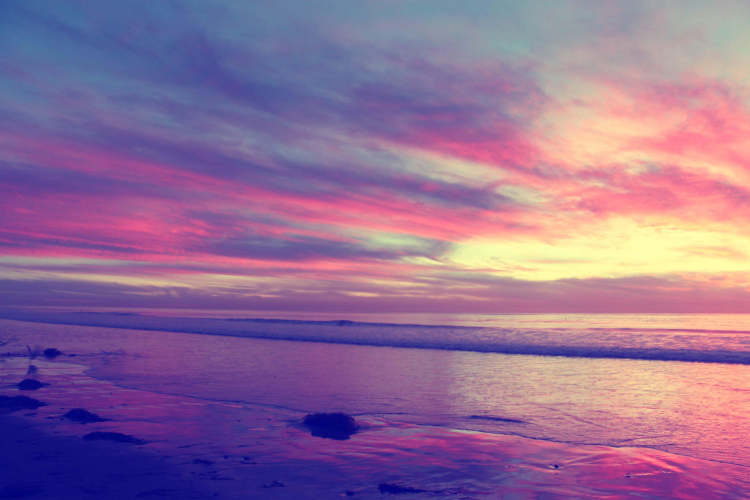
#> input picture colorpalette/test13.jpg, 1500 x 1000 px, found by its file name (shown at 1/2 size)
$ python main.py
#> lines starting #> are read from the running program, lines starting #| are printed output that depends on the picture
### colorpalette/generate_palette.py
"""Uses k means to determine the dominate colors in an image. Displays the results in a color histogram and saves the
RGB values in a csv file. """
from sklearn.cluster import KMeans
# import matplotlib.pyplot as plt
import utils
import csv
# import itertools
from colorsys import rgb_to_hsv, hsv_to_rgb
# from operator import itemgetter
from PIL import Image
import PIL
import math
import numpy as np
import random


DEFAULT_NUM_COLORS = 5
DEFAULT_MINV = 150
DEFAULT_MAXV = 255
SCALE = 255.0
COLORWHEEL = {"red": (255, 0, 0), "rose": (255, 0, 128), "magenta": (255, 0, 255), "violet": (128, 0, 255),
              "blue": (0, 0, 255), "azure": (0, 128, 255), "cyan": (0, 255, 255),
              "spring green": (0, 255, 128), "green": (0, 255, 0), "chartreuse": (128, 255, 0), "yellow": (225, 255, 0),
              "orange": (255, 128, 0)}


# [4 lines left out: function user_input, not called in this run]


def down_scale(x):
    """Scales the RGB by 255 down to get to the 0-1 percentage used in colorsys from
    the normal 8 bit RGB color values"""
    return x / SCALE


def up_scale(x):
    """Scales the RGB by 255 to get to the normal 8 bit RGB color values from
    the 0-1 percentage used in colorsys"""
    return int(x * SCALE)


def clamp(color, min_v, max_v):
    """clamps a color such that its value is between min_v and max_v"""
    h, s, v = rgb_to_hsv(*map(down_scale, color))
    min_v, max_v = map(down_scale, (min_v, max_v))
    v = min(max(min_v, v), max_v)
    return tuple(map(up_scale, hsv_to_rgb(h, s, v)))


def dominant_colors(image, orig_image, n=DEFAULT_NUM_COLORS):
    """Calculates the dominant colors in an image through K-means clustering
    and returns a plottable bar graph representation of the colors and a color palette
    """
    # cluster the pixel intensities
    clt = KMeans(n_clusters=n)
    clt.fit(image)

    # build histogram of clusters and create a figure
    # representing the number of pixels labeled to each color
    hist = utils.centroid_histogram(clt)
    bar = utils.plot_colors(hist, clt.cluster_centers_)

    # make a list of lists containing the centroids RGB values
    palette = clt.cluster_centers_.astype('int').tolist()

    # make a dictionary with keys being the percentages and values being the rgbs
    output_palette = {}
    for index, color in enumerate(palette):
        output_palette[hist[index]] = color

    # Output palette is in RGB
    return bar, output_palette


def get_hsvs(clrs):
    # iterate through a list of rgb values, convert into hsv, and append to another list
    return [get_hsv(clr) for clr in clrs]


def get_hsv(clr):
    # convert a single rgb value into hsv
    h, s, v = rgb_to_hsv(*map(down_scale, clr))
    h, s, v = 360 * h, 100 * s, 100 * v
    return h, s, v


def get_rgbs(clrs):
    # iterate through a list of hsv values, convert into rgb, and append to another list
    new_clrs = []
    for clr in clrs:
        new_clrs.append(get_rgb(clr))
    return new_clrs


def get_rgb(clr):
    # convert a single hsv value into rgb
    h, s, v = clr
    h, s, v = h / 360, s / 100, v / 100
    return tuple(map(up_scale, hsv_to_rgb(h, s, v)))


def get_mag(rgb):
    # return the magnitude of a rgb pixel/vector
    r, g, b = rgb
    return math.sqrt(r ** 2 + g ** 2 + b ** 2)


# [4 lines left out: function get_brightness, not called in this run]


def get_hexs(clrs):
    # convert RGB to hex and change array of RGB values to tuple
    hexs = []
    for clr in clrs:
        hexs.append("#{0:02x}{1:02x}{2:02x}".format(clr[0], clr[1], clr[2]))
    return hexs


# [9 lines of commented-out code are left out]


# [34 lines left out: function cropped, not called in this run]


def edit_image(image):
    r = 100.0 / image.shape[1]
    dim = (100, int(image.shape[0] * r))

    # perform the actual resizing of the image and show it
    image = Image.fromarray(image)
    resized = image.resize(dim, resample=PIL.Image.BILINEAR)

    # reshape image to list of pixels and clamp values
    resized = np.array(resized)
    image = resized.reshape((resized.shape[0] * resized.shape[1], 3))
    image2 = []
    for pix in image:
        pix = clamp(pix, DEFAULT_MINV, DEFAULT_MAXV)
        image2.append(pix)
    return image2


# [199 lines left out: functions default_palette, get_difference, dot_product, not called in this run]

def analogous_palette(image, orig_image):
    results_rgb = []
    results_hsv = []
    # find top 5 dominant colors of entire image
    bar1, palette1 = dominant_colors(image, orig_image, 5)
    # get the most dominant color and remove from palette1
    dom_rgb = palette1.pop(max(palette1))
    dom_hsv = get_hsv(dom_rgb)
    results_hsv.append(dom_hsv)
    dom_h = results_hsv[0][0]
    # print(results_hsv)

    # get the hsv values for the rest of the dominant colors
    hsvs = get_hsvs(palette1.values())

    # calculate absolute value of different between hue values and store in array
    sub_hsvs = []
    for hsv in hsvs:
        sub_hsvs.append(abs(hsv[0] - dom_h))

    # print(hsvs)
    # print(sub_hsvs)

    # sort the hue differences from least difference to most difference
    hsvs.sort(key=dict(zip(hsvs, sub_hsvs)).get)

    # get next dominant color that is most similar to dom color in hue
    dom2_rgb = get_rgb(hsvs[0])
    dom2_hsv = hsvs[0]

    if get_mag(dom_rgb) > get_mag(dom2_rgb):
        # first color is brighter so want the second dom to be on the left
        results_hsv.insert(0, dom2_hsv)
    else:
        # just add the second dom to the result array
        results_hsv.append(dom2_hsv)

    # update rgb array of results
    results_rgb.extend(get_rgbs(results_hsv))

    # generate a random float between 1.5 and 2.5
    factor = random.uniform(1.5, 2.5)
    # print("FACTOR", factor)

    # find mid color between dom and dom2 by finding difference in H,S,V
    # channels, averaging them, and then adding them to the min H,S,V values
    diffH = abs(dom_hsv[0] - dom2_hsv[0])
    diffS = abs(dom_hsv[1] - dom2_hsv[1])
    diffV = abs(dom_hsv[2] - dom2_hsv[2])
    # print(diffH, diffS, diffV)
    mid_domH = diffH / factor + min(dom_hsv[0], dom2_hsv[0])
    mid_domS = diffS / factor + min(dom_hsv[1], dom2_hsv[1])
    mid_domV = diffV / factor + min(dom_hsv[2], dom2_hsv[2])

    # calculate HSV values for the two border colors while maintaining the gradient
    max_S = False #state variable that turns true when a color is at max saturation
    upperH = results_hsv[0][0]

    # make sure the saturation does not go over 100%
    if results_hsv[0][1] + diffS / factor <= 100:
        upperS = results_hsv[0][1] + diffS / factor
    else:
        upperS = 100
        max_S = True

    # make sure the brightness does not go udner 0%
    if results_hsv[0][2] - diffV / factor >= 0:
        upperV = results_hsv[0][2] - diffV / factor
    else:
        upperV = 0

    # if max sat was reached, make the color a little darker
    if max_S and upperV >= 3:
        upperV -= 3

    # print(upperH, upperS, upperV)
    # print(results_hsv[0][0], results_hsv[0][1], results_hsv[0][2])

    lowerH = results_hsv[-1][0]

    # make sure saturation does not go under 0%
    if results_hsv[-1][1] - diffS / factor >= 0:
        lowerS = results_hsv[-1][1] - diffS / factor
    else:
        lowerS = 0

    # make sure brightness does not go above 100%
    if results_hsv[-1][2] + diffV / factor <= 100:
        lowerV = results_hsv[-1][2] + diffV / factor
    else:
        lowerV= 100

    # insert the generated colors in the correct positions
    results_rgb.insert(1, get_rgb((mid_domH, mid_domS, mid_domV)))
    results_rgb.insert(0, get_rgb((upperH, upperS, upperV)))
    results_rgb.append(get_rgb((lowerH, lowerS, lowerV)))

    return results_rgb

### colorpalette/utils.py
# import the necessary packages
import numpy as np
# import cv2
from PIL import ImageDraw, Image


def centroid_histogram(clt):
    """Grab the number of different clusters and create a histogram based
    on the number of pixels assigned to each cluster

    Args:
        clt (sklearn.cluster.Kmeans): a sklearn.cluster.Kmeans object that contains centroid
                                      locations and labels for each point
    Returns:
        hist (np.histogram): TODO
    """
    # create a histogram for clt.labels_ with the numbers of centroids as bin numbers
    (hist, _) = np.histogram(clt.labels_, bins=len(clt.cluster_centers_))

    # normalize the histogram, such that it sums to one
    hist = hist.astype("float")
    hist /= hist.sum()

    # return the histogram
    return hist


def plot_colors(hist, centroids):
    """Initialize the bar chart representing the relative frequency of each of the colors.

    Args:
        hist (np.histogram): a histogram showing how many points are associated with
                             each centroid
    Returns:
        bar (np.arrary/image): a bar graph that display the centroid colors based on
                               the distribution in histogram
    """
    bar = np.zeros((100, 600, 3), dtype="uint8")
    startX = 0

    # loop over the percentage of each cluster and the color of
    # each cluster
    bar = Image.fromarray(bar)
    bar2 = ImageDraw.Draw(bar)
    for (percent, color) in zip(hist, centroids):
        # plot the relative percentage of each cluster
        endX = startX + (percent * 600)
        bar2.rectangle([int(startX), 0, int(endX), 100], fill=tuple(color.astype("uint8")), outline=tuple(color.astype("uint8")))
        # cv2.rectangle(bar, (int(startX), 0), (int(endX), 50),
        #               color.astype("uint8").tolist(), -1)
        startX = endX
    return bar

### colorpalette/main.py
from generate_palette import *
import colorwheel
import utils
import webcolors
from PIL import Image

def generate(img_path, type):
#> called with img_path = 'src_imgs/test13.jpg', type = 2
    palette = []
    # websafe = []
    final_palette = []
    # user_input = input("Select your palette type (1 = Default, 2 = Complementary, 3 = Analogous):")
    # safe = input("Make palette web safe? [y/n]:")
    # safe = 'n'
    orig_image = np.array(Image.open(img_path))
#> orig_image is the input picture: shape (1000, 1500, 3); mean R, G, B 145.8, 110.1, 149.7
    image = edit_image(orig_image)
#> in edit_image, `resized = image.resize(dim, resample=PIL.Image.BILINEAR)`:
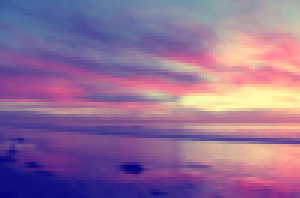
#> resized: PIL image 100x66 RGB (shown 3 times larger); mean R, G, B 145.8, 110.1, 149.7
#> the loop in edit_image, `for pix in image:` made 6600 passes
#> (pix, h in clamp, s in clamp, v in clamp) on passes 1 to 3: ((54, 88, 155), 0.61, 0.645, 0.608), ((56, 91, 155), 0.606, 0.639, 0.608), ((59, 93, 155), 0.606, 0.619, 0.608)
#> after the loop in edit_image, `for pix in image:`: image2 = 6600 items, first 6: (54, 88, 155), (56, 91, 155), (59, 93, 155), (63, 98, 156), (65, 100, 157), (67, 102, 158)
#> image has the same summary as image2 in edit_image

    if type == 1:
        # generate default palette
        palette = default_palette(image, orig_image)

    elif type == 2:
        # generate analogous palette
        palette = analogous_palette(image, orig_image)
#> in dominant_colors, `bar = utils.plot_colors(hist, clt.cluster_centers_)`:
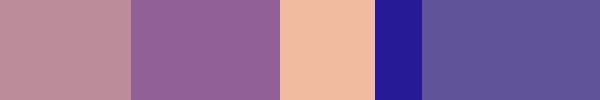
#> bar: PIL image 600x100 RGB; mean R, G, B 147.2, 110.7, 153.2
#> in analogous_palette, `bar1, palette1 = dominant_colors(image, orig_image, 5)`: palette1 = {0.22: [189, 140, 154], 0.248: [145, 96, 150], 0.158: [241, 187, 159], 0.0791: [38, 26, 150], 0.296: [97, 83, 153]}
#> in analogous_palette, `dom_rgb = palette1.pop(max(palette1))`: dom_rgb = [97, 83, 153]
#> in get_hsv, `h, s, v = rgb_to_hsv(*map(down_scale, clr))`: h = 0.7; s = 0.458; v = 0.6
#> in get_hsv, `h, s, v = 360 * h, 100 * s, 100 * v`: h = 252; s = 45.75; v = 60
#> in analogous_palette, `dom_hsv = get_hsv(dom_rgb)`: dom_hsv = (252, 45.75, 60)
#> in analogous_palette, `dom_h = results_hsv[0][0]`: dom_h = 252
#> in analogous_palette, `hsvs = get_hsvs(palette1.values())`: hsvs = [(342.9, 25.93, 74.12), (294.4, 36, 58.82), (20.49, 34.02, 94.51), (245.8, 82.67, 58.82)]
#> the loop in analogous_palette, `for hsv in hsvs:` made 4 passes
#> after the loop in analogous_palette, `for hsv in hsvs:`: sub_hsvs = [90.86, 42.44, 231.5, 6.19]
#> in analogous_palette, `dom2_rgb = get_rgb(hsvs[0])`: dom2_rgb = (38, 26, 150)
#> in analogous_palette, `dom2_hsv = hsvs[0]`: dom2_hsv = (245.8, 82.67, 58.82)
#> in get_mag, `r, g, b = rgb`: r = 97; g = 83; b = 153
#> the loop in get_rgbs, `for clr in clrs:` made 2 passes
#> (clr, h in get_rgb, s in get_rgb, v in get_rgb) on passes 1 to 2: ((245.8, 82.67, 58.82), 0.683, 0.827, 0.588), ((252, 45.75, 60), 0.7, 0.458, 0.6)
#> after the loop in get_rgbs, `for clr in clrs:`: new_clrs = [(38, 26, 150), (97, 83, 153)]
#> in analogous_palette, `diffH = abs(dom_hsv[0] - dom2_hsv[0])`: diffH = 6.19
#> in analogous_palette, `diffS = abs(dom_hsv[1] - dom2_hsv[1])`: diffS = 36.92
#> in analogous_palette, `diffV = abs(dom_hsv[2] - dom2_hsv[2])`: diffV = 1.18
#> in analogous_palette, `mid_domH = diffH / factor + min(dom_hsv[0], dom2_hsv[0])`: mid_domH = 248.4
#> in analogous_palette, `mid_domS = diffS / factor + min(dom_hsv[1], dom2_hsv[1])`: mid_domS = 61.5
#> in analogous_palette, `mid_domV = diffV / factor + min(dom_hsv[2], dom2_hsv[2])`: mid_domV = 59.33
#> in analogous_palette, `upperH = results_hsv[0][0]`: upperH = 245.8
#> in analogous_palette, `upperS = results_hsv[0][1] + diffS / factor`: upperS = 98.41
#> in analogous_palette, `upperV = results_hsv[0][2] - diffV / factor`: upperV = 58.32
#> in analogous_palette, `lowerH = results_hsv[-1][0]`: lowerH = 252
#> in analogous_palette, `lowerS = results_hsv[-1][1] - diffS / factor`: lowerS = 30.01
#> in analogous_palette, `lowerV = results_hsv[-1][2] + diffV / factor`: lowerV = 60.5
#> palette = [(16, 2, 148), (38, 26, 150), (71, 58, 151), (97, 83, 153), (117, 107, 154)]

    # if int(user_input) == 2:
    #     # find top 5 dominant colors of entire image
    #     bar1, palette1 = dominant_colors(image, orig_image)
    #
    #     # get the top 1 dominant color from palette1
    #     first = palette1.pop(max(palette1))
    #     palette = list(colorwheel.complement(first))
    #     print(palette)
    #
    #
    # elif int(user_input) == 3:
    #     # find top 5 dominant colors of entire image
    #     # bar1, palette1 = dominant_colors(image, orig_image)
    #
    #     # get the top 1 dominant color from palette1
    #     # first = palette1.pop(max(palette1))
    #     palette = analogous_palette(image, orig_image)
    #
    #
    # elif user_input == 1:
    #     palette = default_palette(image, orig_image)
    #     print(palette)

    #converts colors to websafe
    # if safe=="y":
    #     for color in palette:
    #         websafe.append(colorwheel.make_websafe(color))
    #     print(websafe)
    #     for hexa in websafe:
    #         final_palette.append(webcolors.hex_to_rgb(hexa))
    # else:
    #     final_palette.extend(palette)
    # final_palette = map(list, final_palette)
    final_palette.extend(palette)
    hexs = get_hexs(final_palette)
#> the loop in get_hexs, `for clr in clrs:` made 5 passes
#> after the loop in get_hexs, `for clr in clrs:`: hexs = ['#100294', '#261a96', '#473a97', '#615399', '#756b9a']
    final_palette2 = np.array(final_palette)
#> final_palette2 = [[16, 2, 148], [38, 26, 150], [71, 58, 151], [97, 83, 153], [117, 107, 154]]
    hist = [1.0 / len(final_palette2)] * len(final_palette2)
#> hist = [0.2, 0.2, 0.2, 0.2, 0.2]
    bar = utils.plot_colors(hist, final_palette2)
#> the loop in plot_colors (call 2), `for (percent, color) in zip(hist, centroids):` made 5 passes
#> (color, endX, startX) on passes 1 to 5: ([16, 2, 148], 120, 120), ([38, 26, 150], 240, 240), ([71, 58, 151], 360, 360), ([97, 83, 153], 480, 480), ([117, 107, 154], 600, 600)
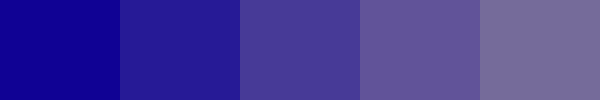
#> bar: PIL image 600x100 RGB; mean R, G, B 67.8, 55.2, 151.2
    # show_colors(bar)z
    # bar = Image.fromarray(bar)
    new_path = img_path[0:-4]+'_a.png'
    bar.save(new_path)
    return new_path, final_palette, hexs

if __name__ == "__main__":
    generate("src_imgs/test13.jpg",2)

$ run again, with colorpalette/test2.jpg copied over colorpalette/test13.jpg
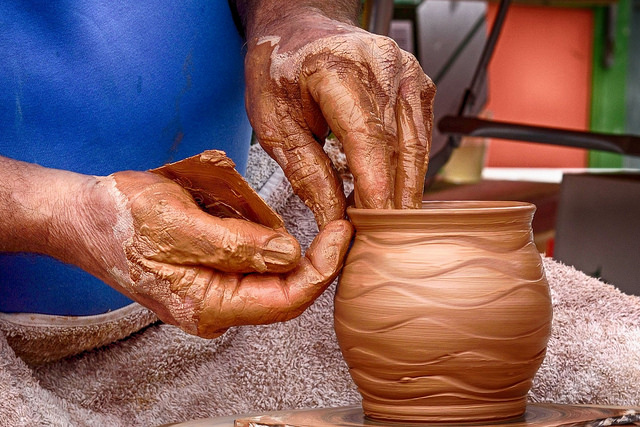
#> input picture colorpalette/test2.jpg, 640 x 427 px, found by its file name
#> in generate, orig_image is the input picture: shape (427, 640, 3); mean R, G, B 133.1, 95, 92.8
#> the loop in edit_image, `for pix in image:` made 6600 passes
#> (pix, h in clamp, s in clamp, v in clamp) on passes 1 to 3: ((14, 67, 167), 0.608, 0.916, 0.655), ((9, 64, 162), 0.607, 0.938, 0.635), ((7, 56, 155), 0.61, 0.955, 0.608)
#> after the loop in edit_image, `for pix in image:`: image2 = 6600 items, first 6: (14, 67, 167), (9, 64, 162), (7, 56, 155), (5, 51, 150), (3, 48, 150), (4, 46, 150)
#> image has the same summary as image2 in edit_image
#> in dominant_colors, `bar = utils.plot_colors(hist, clt.cluster_centers_)`:
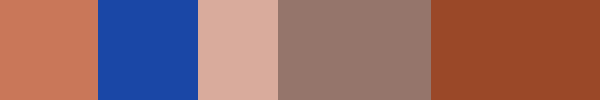
#> bar: PIL image 600x100 RGB; mean R, G, B 147.5, 104.2, 101.6
#> palette1 = {0.164: [201, 119, 89], 0.167: [26, 71, 166], 0.133: [217, 171, 156], 0.256: [149, 117, 107], 0.28: [154, 72, 40]}
#> dom_rgb = [154, 72, 40]
#> in get_hsv, `h, s, v = rgb_to_hsv(*map(down_scale, clr))`: h = 0.0468; s = 0.74; v = 0.604
#> in get_hsv, `h, s, v = 360 * h, 100 * s, 100 * v`: h = 16.84; s = 74.03; v = 60.39
#> dom_hsv = (16.84, 74.03, 60.39)
#> dom_h = 16.84
#> hsvs = [(16.07, 55.72, 78.82), (220.7, 84.34, 65.1), (14.75, 28.11, 85.1), (14.29, 28.19, 58.43)]
#> the loop in analogous_palette, `for hsv in hsvs:` made 4 passes
#> after the loop in analogous_palette, `for hsv in hsvs:`: sub_hsvs = [0.771, 203.9, 2.09, 2.56]
#> dom2_rgb = (201, 119, 89)
#> dom2_hsv = (16.07, 55.72, 78.82)
#> in get_mag, `r, g, b = rgb`: r = 154; g = 72; b = 40
#> the loop in get_rgbs, `for clr in clrs:` made 2 passes
#> (clr, h in get_rgb, s in get_rgb, v in get_rgb) on passes 1 to 2: ((16.84, 74.03, 60.39), 0.0468, 0.74, 0.604), ((16.07, 55.72, 78.82), 0.0446, 0.557, 0.788)
#> after the loop in get_rgbs, `for clr in clrs:`: new_clrs = [(154, 72, 40), (201, 119, 89)]
#> diffH = 0.771
#> diffS = 18.3
#> diffV = 18.43
#> mid_domH = 16.4
#> mid_domS = 63.53
#> mid_domV = 68.25
#> upperH = 16.84
#> upperS = 81.83
#> upperV = 52.53
#> lowerH = 16.07
#> lowerS = 47.91
#> lowerV = 86.69
#> palette = [(133, 55, 24), (154, 72, 40), (174, 93, 63), (201, 119, 89), (221, 143, 115)]
#> the loop in get_hexs, `for clr in clrs:` made 5 passes
#> after the loop in get_hexs, `for clr in clrs:`: hexs = ['#853718', '#9a4828', '#ae5d3f', '#c97759', '#dd8f73']
#> final_palette2 = [[133, 55, 24], [154, 72, 40], [174, 93, 63], [201, 119, 89], [221, 143, 115]]
#> hist = [0.2, 0.2, 0.2, 0.2, 0.2]
#> the loop in plot_colors (call 2), `for (percent, color) in zip(hist, centroids):` made 5 passes
#> (color, endX, startX) on passes 1 to 5: ([133, 55, 24], 120, 120), ([154, 72, 40], 240, 240), ([174, 93, 63], 360, 360), ([201, 119, 89], 480, 480), ([221, 143, 115], 600, 600)
#> in generate, `bar = utils.plot_colors(hist, final_palette2)`:
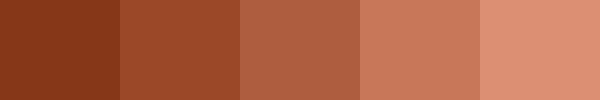
#> bar: PIL image 600x100 RGB; mean R, G, B 176.6, 96.4, 66.2

$ run again, with colorpalette/test3.jpg copied over colorpalette/test13.jpg
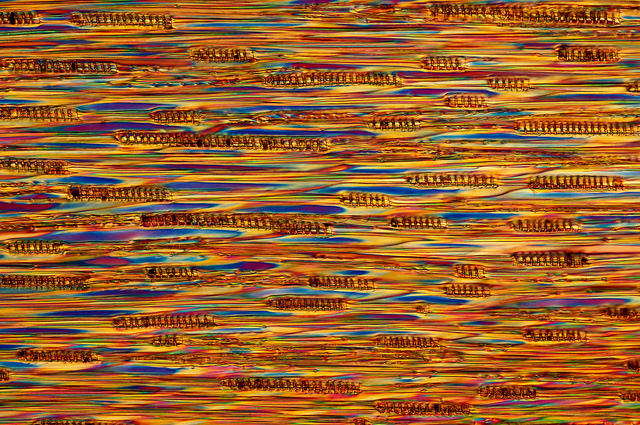
#> input picture colorpalette/test3.jpg, 640 x 425 px, found by its file name
#> in generate, orig_image is the input picture: shape (425, 640, 3); mean R, G, B 153, 96.4, 45
#> in edit_image, `resized = image.resize(dim, resample=PIL.Image.BILINEAR)`:
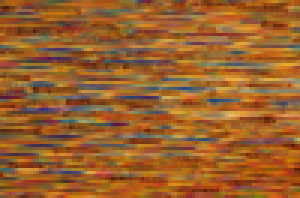
#> resized: PIL image 100x66 RGB (shown 3 times larger); mean R, G, B 153, 96.4, 45
#> the loop in edit_image, `for pix in image:` made 6600 passes
#> (pix, h in clamp, s in clamp, v in clamp) on passes 1 to 3: ((150, 92, 38), 0.0798, 0.74, 0.588), ((150, 90, 29), 0.084, 0.801, 0.588), ((171, 96, 22), 0.0828, 0.871, 0.671)
#> after the loop in edit_image, `for pix in image:`: image2 = 6600 items, first 6: (150, 92, 38), (150, 90, 29), (171, 96, 22), (180, 93, 16), (182, 93, 17), (178, 93, 17)
#> image has the same summary as image2 in edit_image
#> palette1 = {0.0626: [127, 126, 138], 0.27: [157, 99, 47], 0.219: [190, 122, 40], 0.141: [155, 123, 83], 0.308: [158, 78, 26]}
#> dom_rgb = [158, 78, 26]
#> in get_hsv, `h, s, v = rgb_to_hsv(*map(down_scale, clr))`: h = 0.0657; s = 0.835; v = 0.62
#> in get_hsv, `h, s, v = 360 * h, 100 * s, 100 * v`: h = 23.64; s = 83.54; v = 61.96
#> dom_hsv = (23.64, 83.54, 61.96)
#> dom_h = 23.64
#> hsvs = [(245, 8.7, 54.12), (28.36, 70.06, 61.57), (32.8, 78.95, 74.51), (33.33, 46.45, 60.78)]
#> the loop in analogous_palette, `for hsv in hsvs:` made 4 passes
#> after the loop in analogous_palette, `for hsv in hsvs:`: sub_hsvs = [221.4, 4.73, 9.16, 9.7]
#> dom2_rgb = (157, 99, 47)
#> dom2_hsv = (28.36, 70.06, 61.57)
#> in get_mag, `r, g, b = rgb`: r = 158; g = 78; b = 26
#> the loop in get_rgbs, `for clr in clrs:` made 2 passes
#> (clr, h in get_rgb, s in get_rgb, v in get_rgb) on passes 1 to 2: ((23.64, 83.54, 61.96), 0.0657, 0.835, 0.62), ((28.36, 70.06, 61.57), 0.0788, 0.701, 0.616)
#> after the loop in get_rgbs, `for clr in clrs:`: new_clrs = [(158, 78, 26), (157, 99, 47)]
#> diffH = 4.73
#> diffS = 13.48
#> diffV = 0.392
#> mid_domH = 25.65
#> mid_domS = 75.81
#> mid_domV = 61.74
#> upperH = 23.64
#> upperS = 89.29
#> upperV = 61.79
#> lowerH = 28.36
#> lowerS = 64.31
#> lowerV = 61.74
#> palette = [(157, 72, 16), (158, 78, 26), (157, 89, 38), (157, 99, 47), (157, 104, 56)]
#> the loop in get_hexs, `for clr in clrs:` made 5 passes
#> after the loop in get_hexs, `for clr in clrs:`: hexs = ['#9d4810', '#9e4e1a', '#9d5926', '#9d632f', '#9d6838']
#> final_palette2 = [[157, 72, 16], [158, 78, 26], [157, 89, 38], [157, 99, 47], [157, 104, 56]]
#> hist = [0.2, 0.2, 0.2, 0.2, 0.2]
#> the loop in plot_colors (call 2), `for (percent, color) in zip(hist, centroids):` made 5 passes
#> (color, endX, startX) on passes 1 to 5: ([157, 72, 16], 120, 120), ([158, 78, 26], 240, 240), ([157, 89, 38], 360, 360), ([157, 99, 47], 480, 480), ([157, 104, 56], 600, 600)
#> in generate, `bar = utils.plot_colors(hist, final_palette2)`:
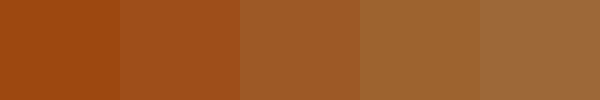
#> bar: PIL image 600x100 RGB; mean R, G, B 157.2, 88.4, 36.6
